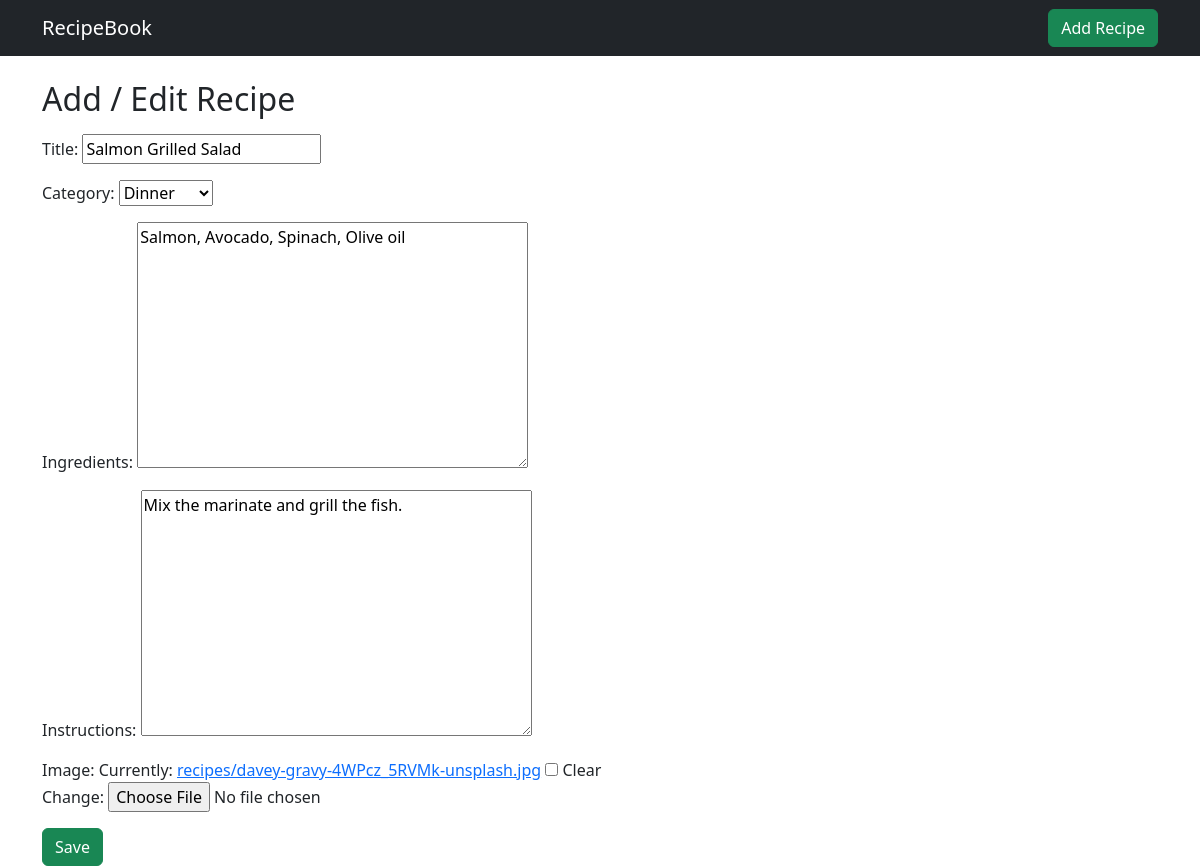
The page /update/3/ on the database its author committed.
### recipes/models.py (models this page shows, shortened)
class Recipe(models.Model):
    title = models.CharField(max_length=200)
    category = models.ForeignKey(Category, on_delete=models.CASCADE)
    ingredients = models.TextField()
    instructions = models.TextField()
    image = models.ImageField(upload_to='recipes/', blank=True, null=True)

### recipes/views.py (the view)
# urls.py: path('update/<int:pk>/', views.recipe_update, name='update'),
def recipe_update(request, pk):
    recipe = get_object_or_404(Recipe, pk=pk)
    form = RecipeForm(request.POST or None, request.FILES or None, instance=recipe)
    if form.is_valid():
        form.save()
        return redirect('home')
    return render(request, 'recipes/form.html', {'form': form})

### recipes/forms.py
class RecipeForm(forms.ModelForm):
    class Meta:
        model = Recipe
        fields = '__all__'

### recipes/models.py (called while the page is built)
    def __str__(self):
        return self.name

### recipes/templates/recipes/form.html (shortened to what this page needs)
{% extends 'recipes/base.html' %}
{% block content %}
<h2>Add / Edit Recipe</h2>
<form method="post" enctype="multipart/form-data" class="mt-3">
    <div class="mb-3">
        {{ form.as_p }}
    </div>
    <button class="btn btn-success">Save</button>
</form>
{% endblock %}

### rows shown on the page
Recipe: title "Salmon Grilled Salad", category "Dinner", ingredients "Salmon, Avocado, Spinach, Olive oil", instructions "Mix the marinate and grill the fish."
